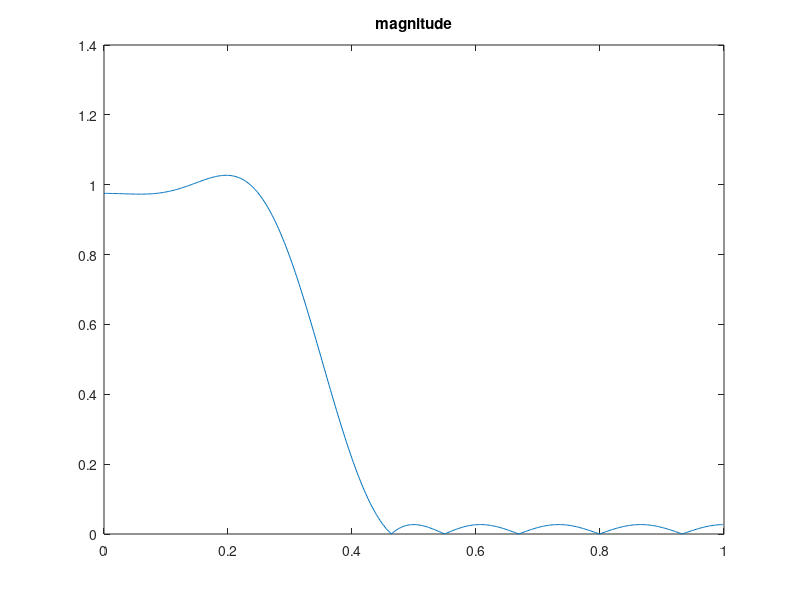
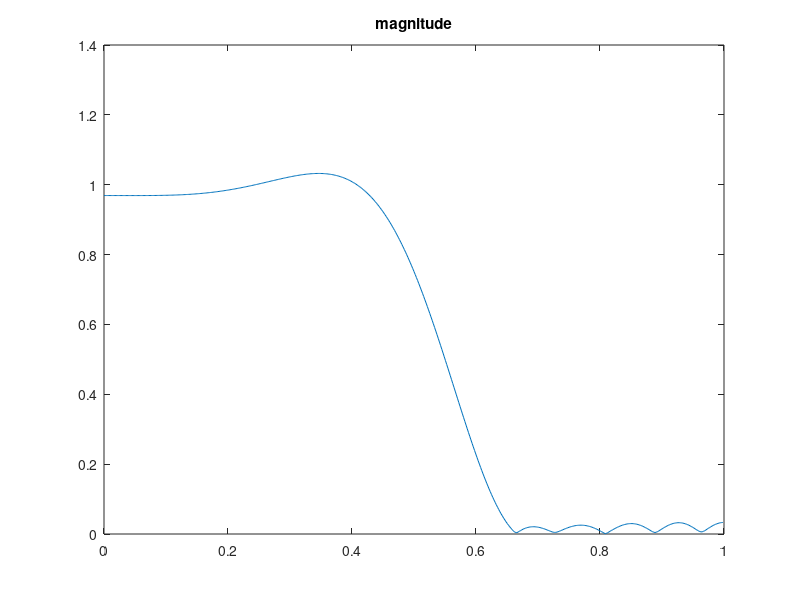

MATLAB code to generate these figures, in order:
clear
close all
b = firpm(14, [0,0.25,0.45,1], [1,1,0,0]);
[h,w]=freqz(b);
plot(w/pi,abs(h));
title('magnitude')


beta = -0.3129;
Mat = zeros(14,15,15);
for i = 1 : 14
    Mat(i,:,1) = [1,-beta,zeros(1,13)];
end
for i = 1 : 14
    Mat(i,:,15) = [-beta,1,zeros(1,13)];
end
for j = 2:13
    for i = 1 : j-1
        Mat(i,:,j) = [-beta,1,zeros(1,13)];
    end
    for i = j : 14
        Mat(i,:,j) = [1,-beta,zeros(1,13)];
    end
end

sum = zeros(1,15);
for l = 1 : 15
    multiTemp = ones(1,15);
    for i = 1 : 14
        multiTemp = multiTemp .* fft(Mat(i,:,l));
    end
    sum = sum + ifft(multiTemp) * b(l);
end
dedominator = zeros(1,15);
for i = 0 : 14
    dedominator(i+1) = nchoosek(14,i)*((-beta)^i);
end
figure
[h,w]=freqz(sum,dedominator);
plot(w/pi,abs(h));
title('magnitude')



